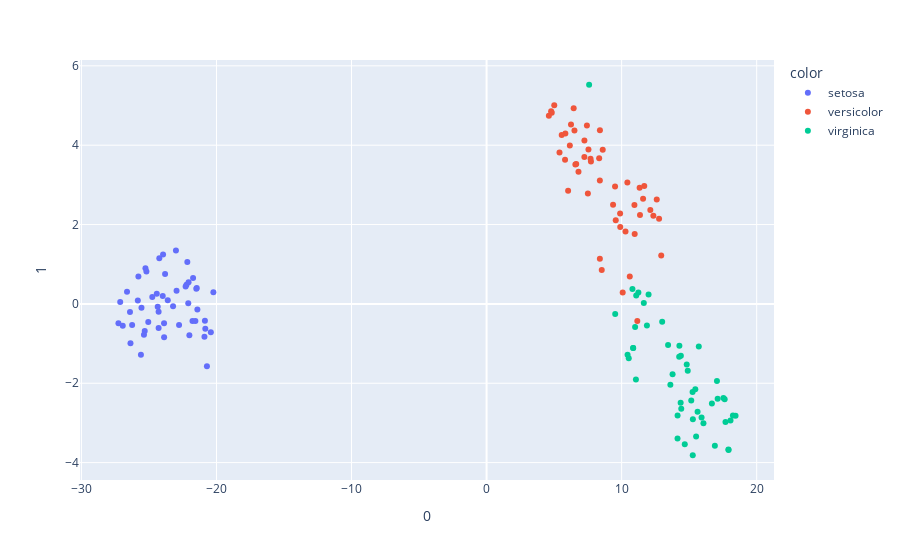

Notebook source saved alongside this figure:
### Code cell
px.scatter(X_tsne, x=0, y=1, color=y)
